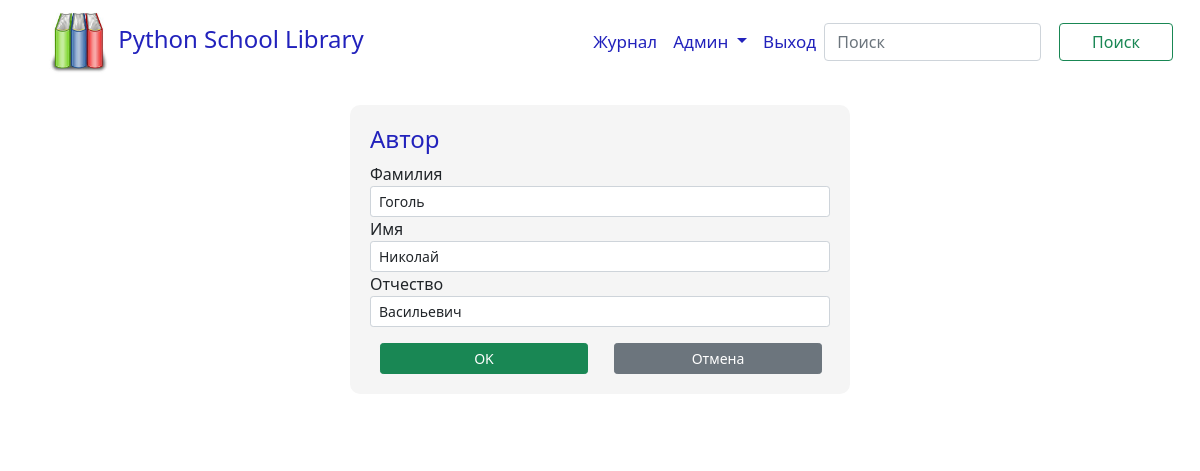
/authors/2/edit/ (signed in), run on the app's committed database.
### library/models/author.py (models this page shows, shortened)
class Author(db.Model):
    __tablename__ = 'authors'
    id = db.Column(db.Integer, primary_key=True, autoincrement=True)
    first_name = db.Column(db.String(64), nullable=False)
    middle_name = db.Column(db.String(64))
    last_name = db.Column(db.String(64), nullable=False)
    books = db.relationship('Book', backref='author', cascade='all, delete-orphan', lazy='select')

### library/views/authors_view.py (the view)
@blueprint.route('/authors/<int:author_id>/edit/', methods=['GET', 'POST'])
@login_required
def edit_author(author_id):
    if not current_user.is_admin:
        return render_template('forbidden.html'), 403
    author = get_author_by_id(author_id)
    form = AuthorForm(obj=author)
    if form.cancel.data:
        return redirect(url_for('authors.get_authors'))
    if form.validate_on_submit():
        form.populate_obj(author)
        db.session.commit()
        return redirect(url_for('authors.get_authors'))
    return render_template('author_form.html', form=form)

### library/forms/author_form.py
class AuthorForm(FlaskForm):
    first_name = StringField(
        'Имя',
        description='Имя автора',
        validators=[
            InputRequired('Пожалуйста введите имя автора.'),
            Length(
                min=2,
                max=50,
                message="Имя должно быть не менне 2 и не больее 50 символов."
            )
        ])
    middle_name = StringField(
        'Отчество',
        description='Отчество автора',
        validators=[
            InputRequired('Пожалуйста введите отчество автора.'),
            Length(
                min=1,
                max=50,
                message="Отчество должно быть не менне 2 и не больее 50 символов."
            )
        ])
    last_name = StringField(
        'Фамилия',
        description='Фамилия автора',
        validators=[
            InputRequired('Пожалуйста введите фамилию автора.'),
            Length(
                min=3,
                max=50,
                message="Фамилия должна быть не менне 2 и не больее 50 символов."
            )
        ])
    submit = SubmitField('OK')
    cancel = SubmitField('Отмена', render_kw={'formnovalidate': True})

### library/models/user.py (called while the page is built)
@login_manager.user_loader
def load_user(user_id):
    return User.query.get(int(user_id))

### library/views/authors_view.py (called while the page is built)
def get_author_by_id(author_id):
    author = Author.query.get(author_id)
    if not author:
        return redirect(url_for('authors.get_authors'))
    return author

### library/templates/author_form.html (shortened to what this page needs)
{% extends "base.html" %}
{% block main_content %}
    <div class="form-group">
        <form action="" method="post" novalidate>
            <h4>Автор</h4>
            <p>
                {{ form.last_name.label }}
                {{ form.last_name(class="form-control form-control-sm", placeholder=form.last_name.description) }}
                {{ form.first_name.label }}
                {{ form.first_name(class="form-control form-control-sm", placeholder=form.first_name.description) }}
                {{ form.middle_name.label }}
                {{ form.middle_name(class="form-control form-control-sm", placeholder=form.middle_name.description) }}
            </p>
            <div class="d-grid gap-2 d-md-flex justify-content-md-end">
                {{ form.submit(class="btn btn-success btn-sm me-md-2") }}
                {{ form.cancel(class="btn btn-secondary btn-sm me-md-2") }}
            </div>
        </form>
    </div>
{% endblock %}
{% block additional_css %}
    <link rel="stylesheet" href="{{ url_for('static', filename='css/user_form.css') }}"/>
{% endblock %}

### library/static/css/user_form.css (style rules this page uses)
.form-group { max-width: 500px; margin-left: auto; margin-right: auto; padding: 20px; border-radius: 10px; background-color: whitesmoke; }
.btn { width: 50%; margin-right: 10px; margin-left: 10px; }
h4 { color: #2222bc; }

### data on the page
Author: last_name "Гоголь", first_name "Николай", middle_name "Васильевич"
